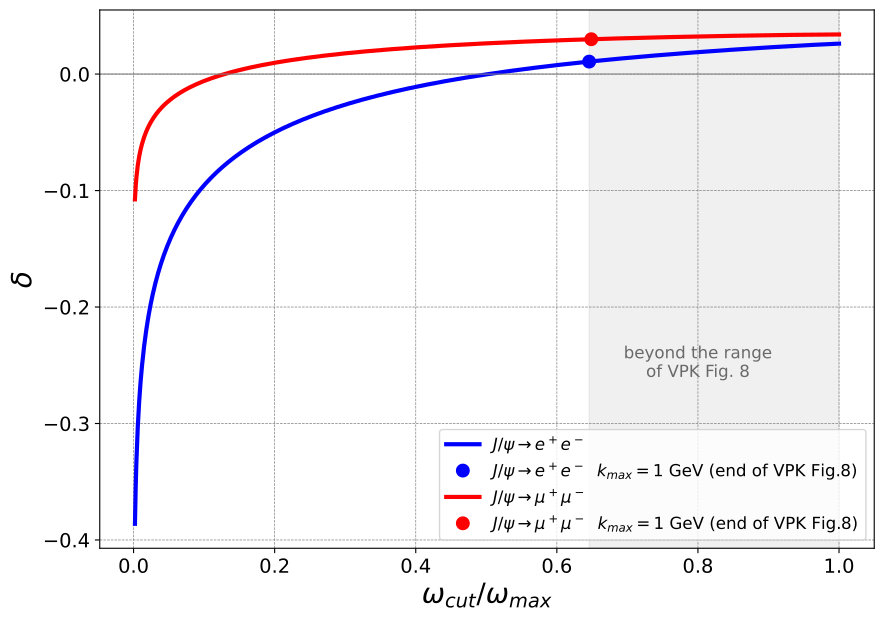

Write Python code to recreate this figure.
"""NLO Fig.4 and VPK Fig.8 plot the same quantity on different axes.

NLO Fig.4 : delta vs omega_cut/omega_max, omega_max = mV/2 - 2 ml^2/mV
VPK Fig.8 : delta vs k_max in GeV, over 0.001 - 1.0 GeV

This overlays them on the NLO axis and marks how far VPK Fig.8 reaches.
"""
import os, sys
import matplotlib; matplotlib.use('Agg')
import matplotlib.pyplot as plt
import numpy as np
sys.path.insert(0, os.path.join(os.path.dirname(os.path.abspath(__file__)), '..'))
import rc_vector_mesons as rc
ME, MMU, MJ = rc.ELECTRON_MASS, rc.MUON_MASS, rc.JPSI_MASS

fig, ax = plt.subplots(figsize=(10, 7))
for m, tag, c in ((ME, r'$J/\psi\to e^+e^-$', 'blue'), (MMU, r'$J/\psi\to \mu^+\mu^-$', 'red')):
    wmax = MJ/2 - 2*m**2/MJ
    x = np.linspace(0.002, 1.0, 1000)
    ax.plot(x, rc.delta_vm(x*wmax, MJ, m), color=c, lw=3, label=tag)
    ax.plot(1.0/wmax, rc.delta_vm(1.0, MJ, m), 'o', color=c, ms=9,
            label=tag + r'  $k_{max}=1$ GeV (end of VPK Fig.8)')
ax.axhline(0, color='gray', lw=0.8)
ax.axvspan(1.0/(MJ/2), 1.0, color='gray', alpha=0.12)
ax.text(0.80, -0.26, 'beyond the range\nof VPK Fig. 8', fontsize=12, ha='center', color='dimgray')
ax.set_xlabel(r'$\omega_{cut}/\omega_{max}$', fontsize=20)
ax.set_ylabel(r'$\delta$', fontsize=20)
ax.tick_params(labelsize=14)
ax.grid(True, linestyle='--', linewidth=0.5, color='gray')
ax.legend(fontsize=12, loc='lower right')
out = os.path.join(os.path.dirname(os.path.abspath(__file__)), 'compare_fig4_fig8.pdf')
plt.savefig(out, bbox_inches='tight'); plt.close()
print('wrote', out)
